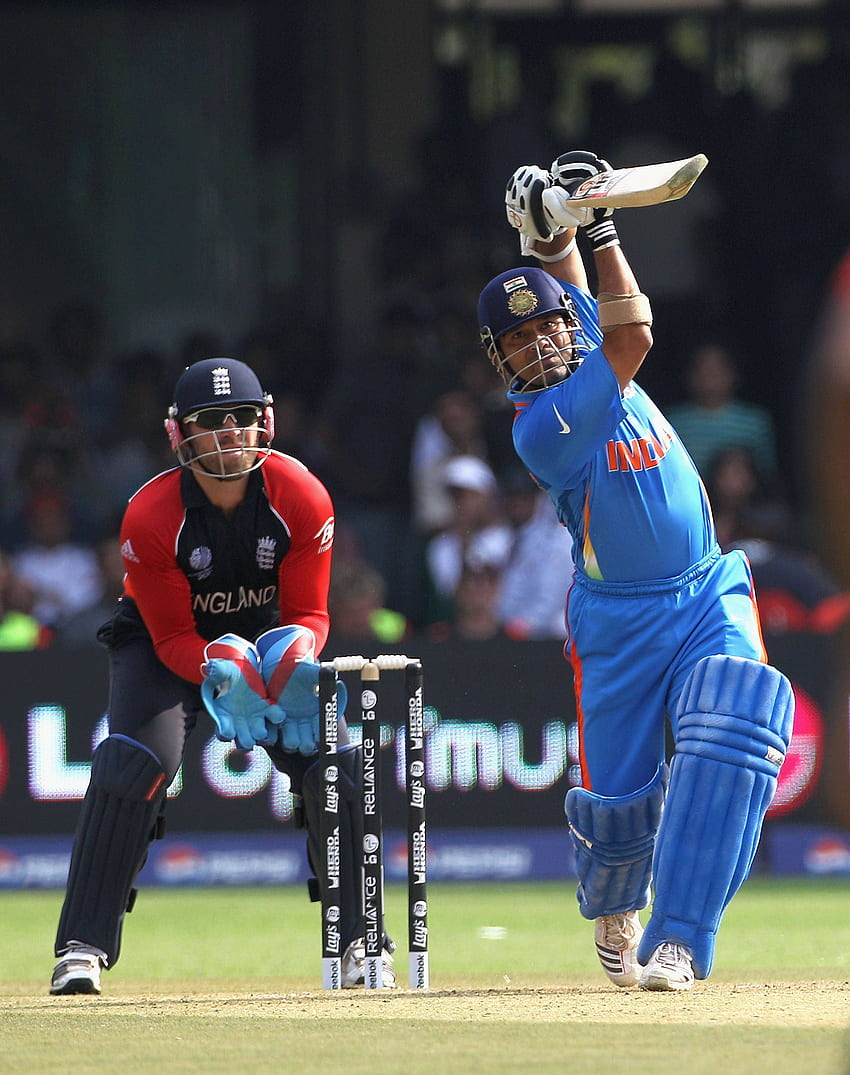
#> input picture images/sachin.jpg, 850 x 1075 px
$ jupyter execute 04_Image_Translation.ipynb
#> lines starting #> are read from the running program, lines starting #| are printed output that depends on the picture
[cell 1]
import cv2
import matplotlib.pyplot as plt
import numpy as np

[cell 2]
image  = cv2.imread('../images/sachin.jpg')
#> image is the input picture: shape (1075, 850, 3); mean B, G, R 87.5, 83.8, 81

#Store the height and width of the image

height, width = image.shape[:2]
#> height = 1075; width = 850

quarter_height, quarter_width = height/4, width/4
#> quarter_height = 268.8; quarter_width = 212.5
T = np.float32([[1,0,quarter_width],[0,1,quarter_height]]) # type: ignore
#> T = [[1, 0, 212.5], [0, 1, 268.8]]


# We use warpAffine to transform the image using the matrix, T
img_translation = cv2.warpAffine(image, T, (width, height)) # type: ignore
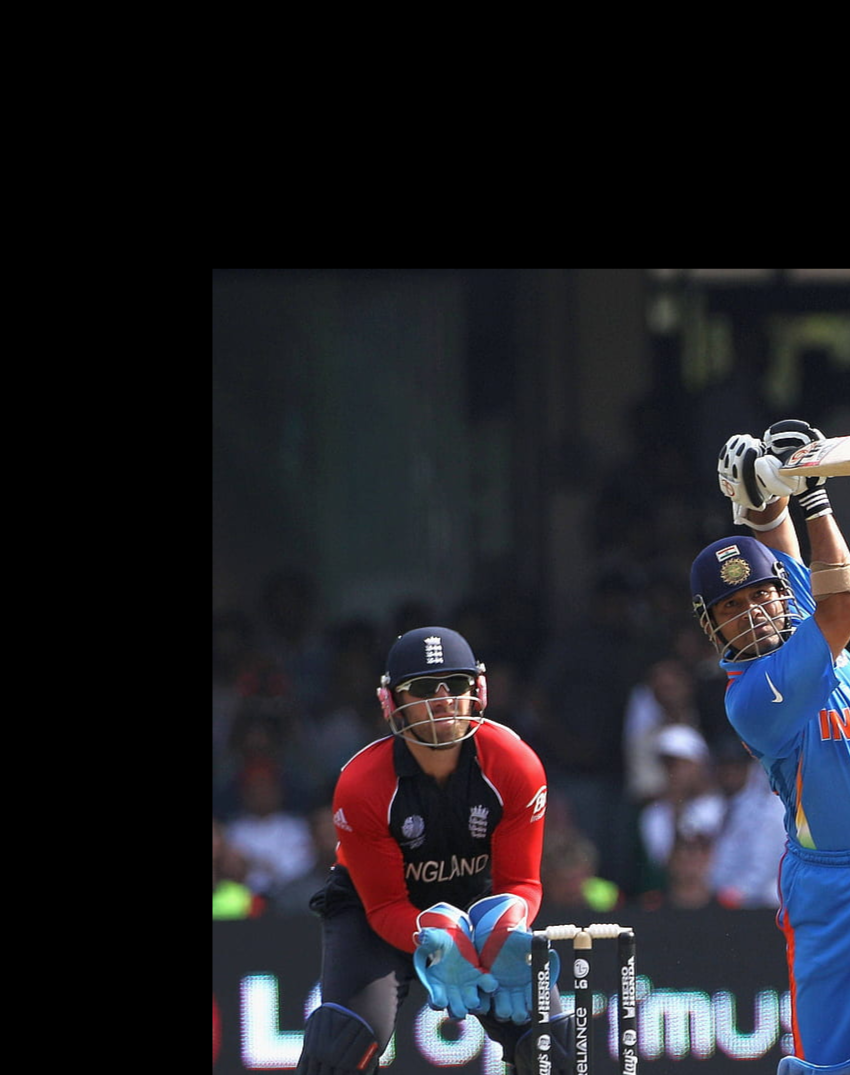
#> img_translation: shape (1075, 850, 3); mean B, G, R 39.2, 33, 33.3

[cell 3]
cv2.imshow("Original Image", image)
cv2.imshow("Translated Image", img_translation)
cv2.waitKey(0)
cv2.destroyAllWindows()

[cell 4]
T = np.float32([[1,0,-50], [0,1,100]]) # type: ignore
img_translation = cv2.warpAffine(image, T, (width, height)) # type: ignore
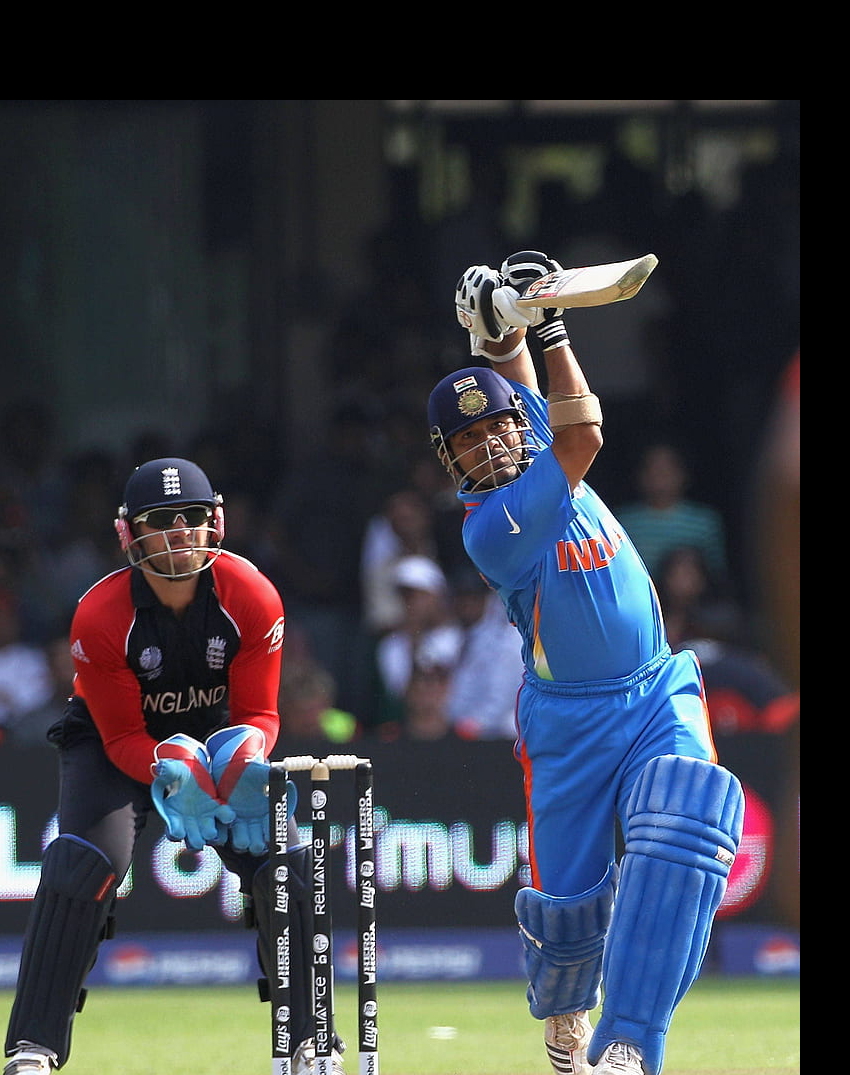
#> img_translation: shape (1075, 850, 3); mean B, G, R 70.2, 61.6, 58.3

cv2.imshow("Original Image", image)
cv2.imshow("Translated Image", img_translation)
cv2.waitKey(0)
cv2.destroyAllWindows()

$ run again, with images/buildings.jpg copied over images/sachin.jpg
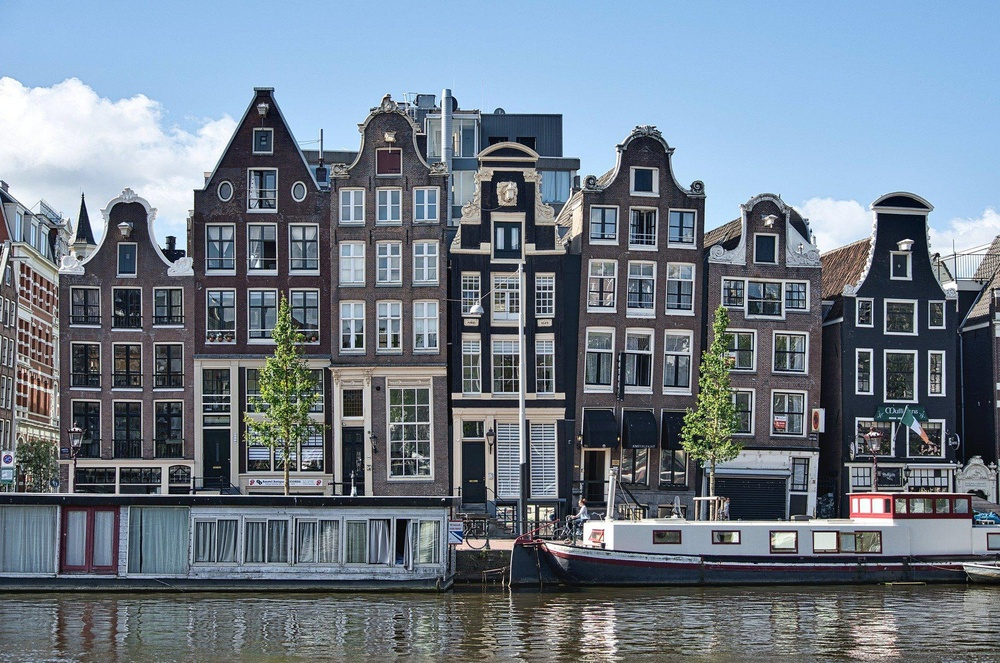
#> input picture images/buildings.jpg, 1000 x 663 px, shrunk from 1920 x 1273 before the run
#> image is the input picture: shape (663, 1000, 3); mean B, G, R 136.8, 123.9, 111.8
#> `img_translation = cv2.warpAffine(image, T, (width, height))`:
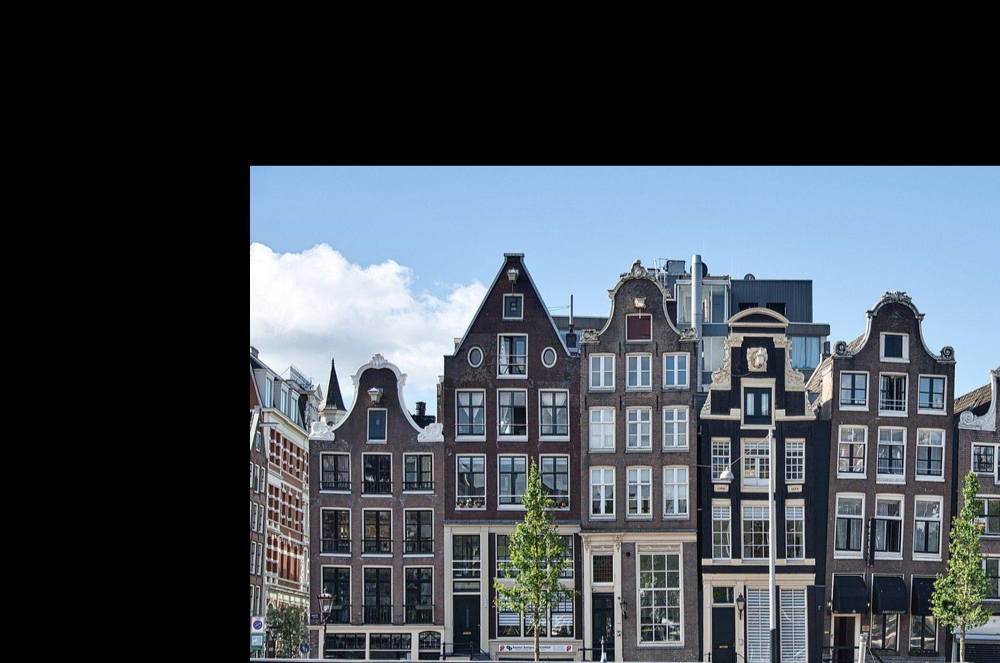
#> img_translation: shape (663, 1000, 3); mean B, G, R 81.5, 73.7, 66.4
#> `img_translation = cv2.warpAffine(image, T, (width, height))`:
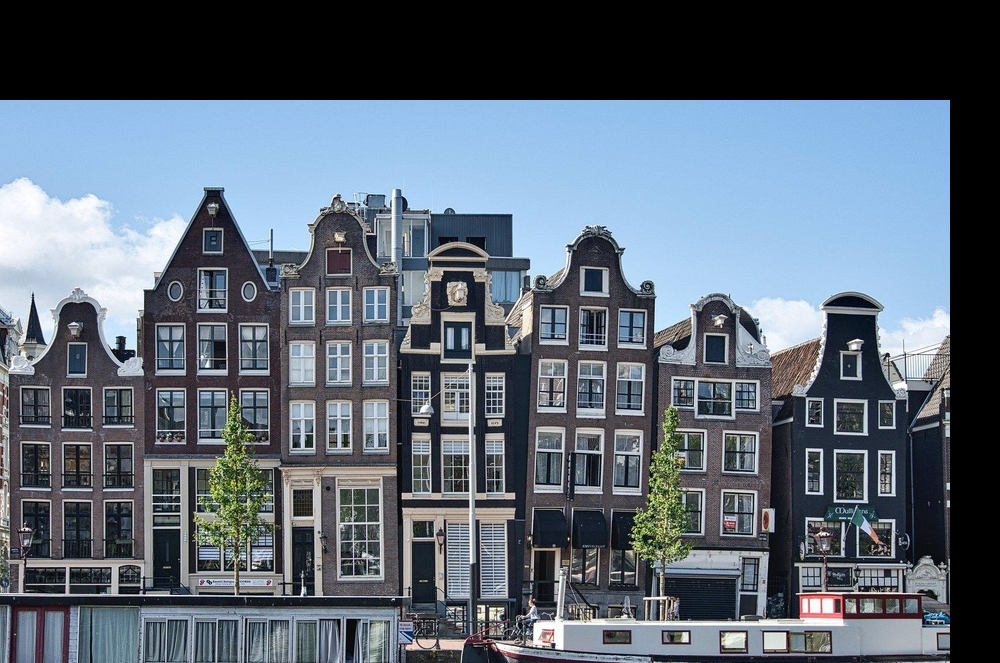
#> img_translation: shape (663, 1000, 3); mean B, G, R 115.8, 103.4, 92

$ run again, with images/cat.jpg copied over images/sachin.jpg
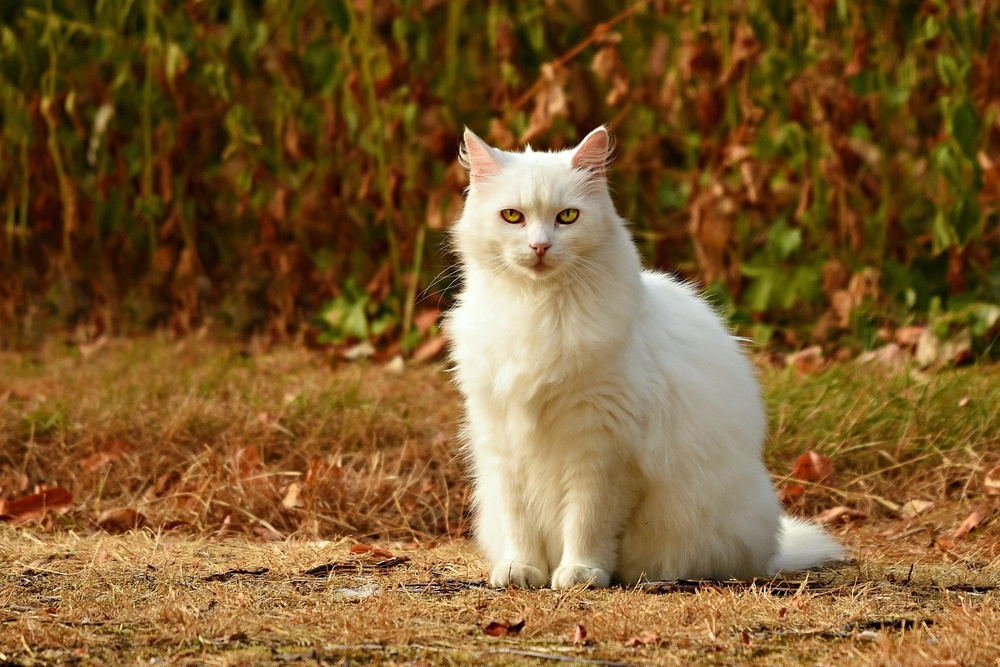
#> input picture images/cat.jpg, 1000 x 667 px, shrunk from 1920 x 1281 before the run
#> image is the input picture: shape (667, 1000, 3); mean B, G, R 46.5, 92.2, 125.2
#> `img_translation = cv2.warpAffine(image, T, (width, height))`:
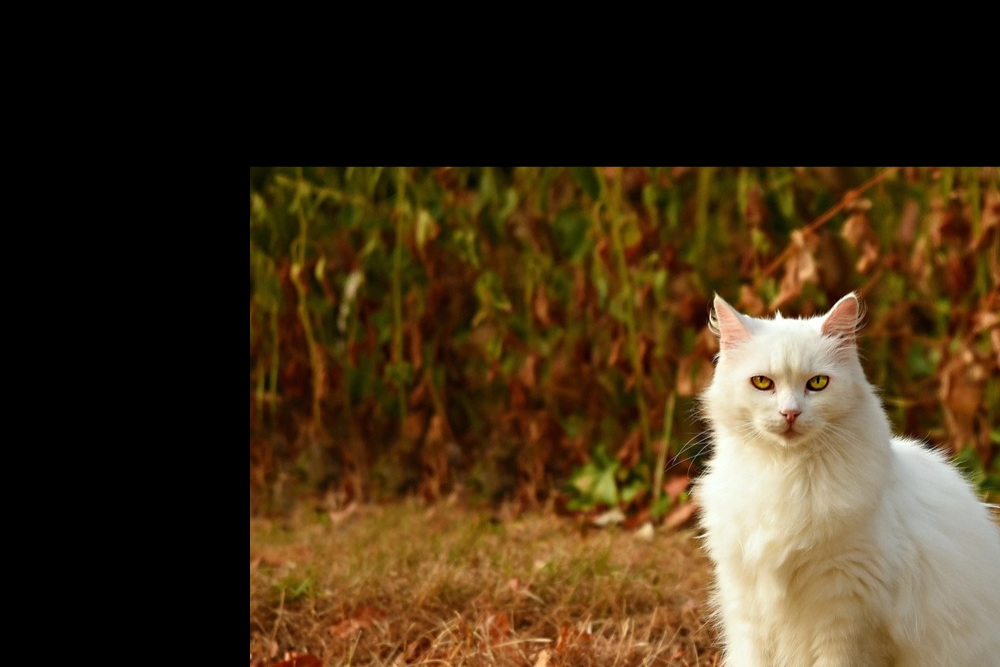
#> img_translation: shape (667, 1000, 3); mean B, G, R 24.9, 48.5, 65.9
#> `img_translation = cv2.warpAffine(image, T, (width, height))`:
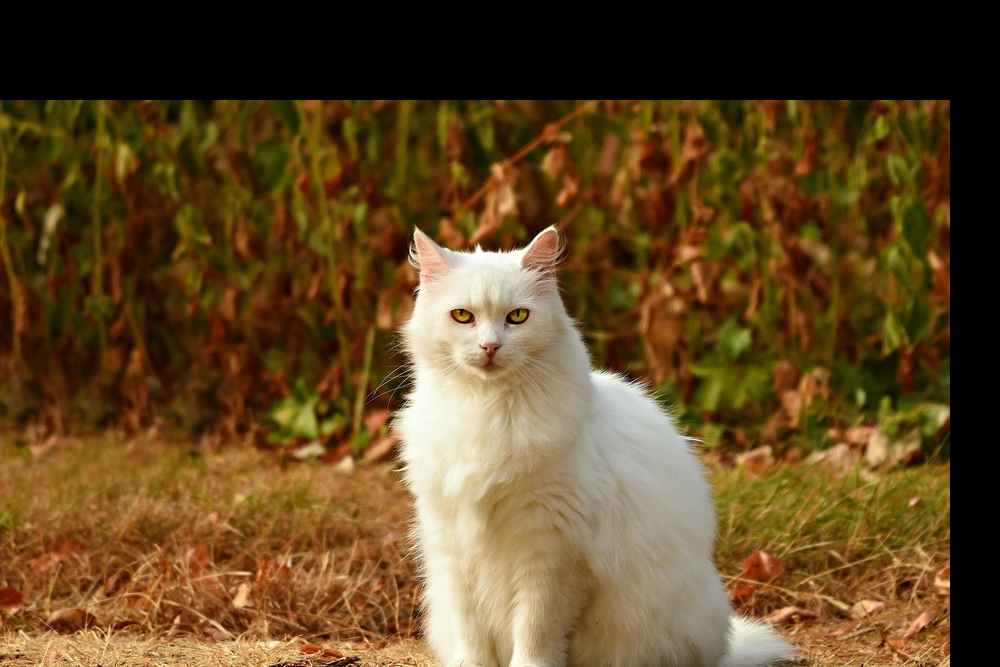
#> img_translation: shape (667, 1000, 3); mean B, G, R 35.5, 71.8, 96.9
